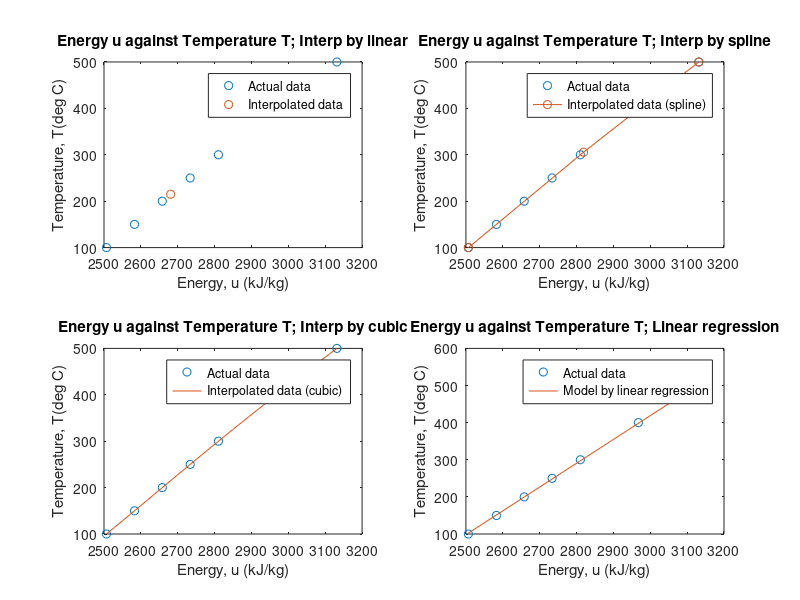

Write the MATLAB code that produced this figure.
clear; clc;
% Energy (kJ/kg) against temperature (deg C)

u = [2506.7 2582.8 2658.1 2733.7 2810.4 2967.9 3131.6];
T = [100 150 200 250 300 400 500];

% Find the interpolated value at u = 2680.78

new_u_pt = 2680.78;
new_T_pt = interp1(u, T, new_u_pt); % T = 215 degrees celcius

fig_wqn1 = figure(1);
subplot(2,2,1);
plot(
  u, T, 'o',
  new_u_pt, new_T_pt, 'o'
);
xlabel('Energy, u (kJ/kg)');
ylabel('Temperature, T(deg C)');
title('Energy u against Temperature T; Interp by linear');
legend('Actual data', 'Interpolated data');

% Spline interpolation

u_spline = linspace(2506.7, 3131.6, 3);
T_spline = interp1 (u , T , u_spline, 'spline');

subplot(2,2,2);
plot(u, T, 'o',
  u_spline, T_spline, 'o-'
);
xlabel('Energy, u (kJ/kg)');
ylabel('Temperature, T(deg C)');
title('Energy u against Temperature T; Interp by spline');
legend('Actual data', 'Interpolated data (spline)');

% Cubic interpolation

u_cubic = linspace(2506.7, 3131.6, 30);
T_cubic = interp1 (u , T , u_cubic, 'cubic');

subplot(2,2,3);
plot(
  u, T, 'o',
  u_cubic, T_cubic
);
xlabel('Energy, u (kJ/kg)');
ylabel('Temperature, T(deg C)');
title('Energy u against Temperature T; Interp by cubic');
legend('Actual data', 'Interpolated data (cubic)');

% Linear regression

p = polyfit(u, T, 1);
a = p(1) % 0.6415
b = p(2) % -1505.7

x = linspace(2506.7, 3131.6, 30);
new_model = a*x + b;

subplot(2,2,4);

plot(
  u, T, 'o',
  x, new_model
);
xlabel('Energy, u (kJ/kg)');
ylabel('Temperature, T(deg C)');
title('Energy u against Temperature T; Linear regression');
legend('Actual data', 'Model by linear regression');

